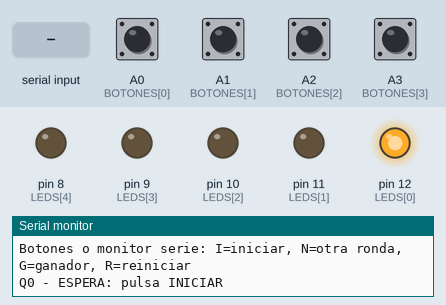
Simulated run of this sketch. Board: Arduino Uno, built with avr-gcc and run on an emulated ATmega328P. Parts: output pins drawn as LEDs (lit = HIGH), the last lines printed to the serial monitor. The test bench sets the inputs (shaded band); at power-on: A0 (BOTONES[0]), A1 (BOTONES[1]), A2 (BOTONES[2]), A3 (BOTONES[3]) HIGH.

Above: at 1.2 s.
1.3 s: A0 (BOTONES[0]) pulled LOW for 0.15 s
At 1.6 s:
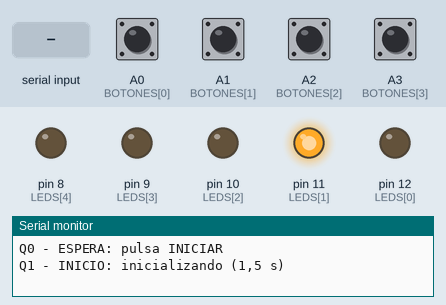
4.4 s: A3 (BOTONES[3]) pulled LOW for 0.15 s
At 5.2 s:
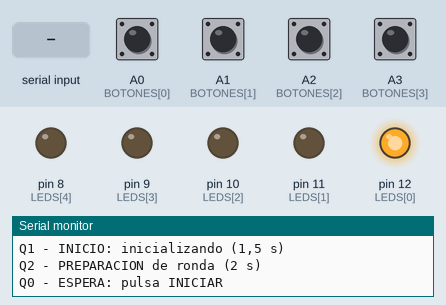
6.0 s: "i" received over Serial
At 8.7 s:
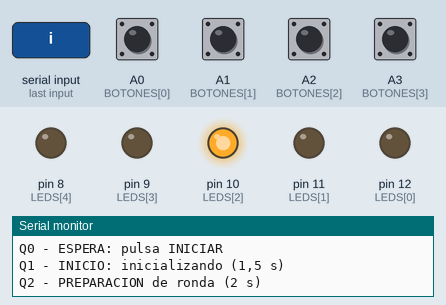
9.0 s: "r" received over Serial
At 10.1 s:
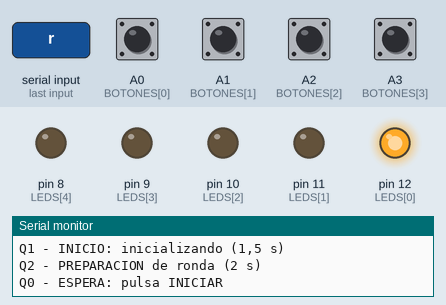
10.5 s: A0 (BOTONES[0]) pulled LOW for 1 s
At 14.28 s:
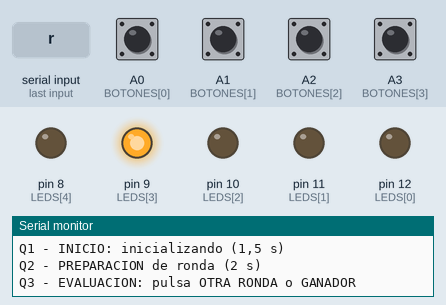
14.5 s: A2 (BOTONES[2]) pulled LOW for 0.15 s
At 15.3 s:
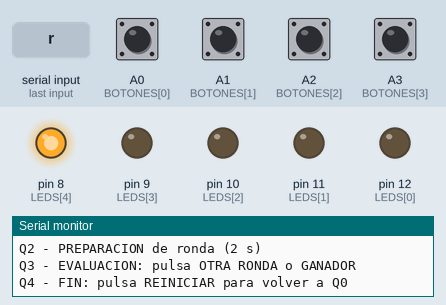
Timing chart, 0 to 17.1 s (numbered marks = the images above; inputs shaded):
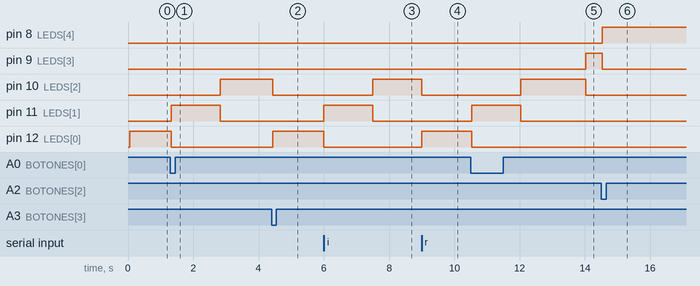

The sketch:

Controlador_Judge_Arduino.ino
```cpp
// Controlador de cinco fases: demostracion para jugador 1 vs jugador 2.
// Los botones representan eventos del juego; este montaje no calcula puntajes.
// LED Q0..Q4: pines 12, 11, 10, 9, 8, cada uno con resistencia de 1 kohm.
// Botones a GND: A0 inicio, A1 otra ronda, A2 ganador, A3 reinicio.

enum Estado { ESPERA, INICIO, PREPARACION, EVALUACION, FIN };
const byte LEDS[] = {12, 11, 10, 9, 8};
const byte BOTONES[] = {A0, A1, A2, A3};
const unsigned long TIEMPO_INICIO = 1500;
const unsigned long TIEMPO_PREPARACION = 2000;
const unsigned long ANTIRREBOTE = 30;

Estado estado = ESPERA;
unsigned long entradaEstado = 0;
bool lecturaAnterior[4] = {HIGH, HIGH, HIGH, HIGH};
bool estable[4] = {HIGH, HIGH, HIGH, HIGH};
unsigned long ultimoCambio[4] = {0, 0, 0, 0};

void mostrarEstado() {
  for (byte i = 0; i < 5; i++) digitalWrite(LEDS[i], i == estado ? HIGH : LOW);
  Serial.print("Q");
  Serial.print((int)estado);
  Serial.print(" - ");
  switch (estado) {
    case ESPERA: Serial.println("ESPERA: pulsa INICIAR"); break;
    case INICIO: Serial.println("INICIO: inicializando (1,5 s)"); break;
    case PREPARACION: Serial.println("PREPARACION de ronda (2 s)"); break;
    case EVALUACION: Serial.println("EVALUACION: pulsa OTRA RONDA o GANADOR"); break;
    case FIN: Serial.println("FIN: pulsa REINICIAR para volver a Q0"); break;
  }
}

void cambiarEstado(byte siguiente) {
  estado = (Estado)siguiente;
  entradaEstado = millis();
  mostrarEstado();
}

bool pulsado(byte i) {
  bool lectura = digitalRead(BOTONES[i]);
  if (lectura != lecturaAnterior[i]) ultimoCambio[i] = millis();
  lecturaAnterior[i] = lectura;
  if (millis() - ultimoCambio[i] >= ANTIRREBOTE && lectura != estable[i]) {
    estable[i] = lectura;
    return estable[i] == LOW;
  }
  return false;
}

void evento(char orden) {
  if (orden == 'r' || orden == 'R') {
    cambiarEstado(ESPERA);
  } else if ((orden == 'i' || orden == 'I') && estado == ESPERA) {
    cambiarEstado(INICIO);
  } else if (estado == EVALUACION) {
    // GANADOR representa ronda resuelta CON ganador (F=1, V=1).
    if (orden == 'g' || orden == 'G') cambiarEstado(FIN);
    // OTRA RONDA representa ronda resuelta SIN ganador (F=1, V=0).
    else if (orden == 'n' || orden == 'N') cambiarEstado(PREPARACION);
  }
}

void setup() {
  Serial.begin(9600);
  for (byte i = 0; i < 5; i++) pinMode(LEDS[i], OUTPUT);
  for (byte i = 0; i < 4; i++) pinMode(BOTONES[i], INPUT_PULLUP);
  Serial.println("JUDGE - CONTROLADOR DE CINCO FASES");
  Serial.println("Botones o monitor serie: I=iniciar, N=otra ronda, G=ganador, R=reiniciar");
  cambiarEstado(ESPERA); // Arranque definido: Q0 encendido sin tocar nada.
}

void loop() {
  bool inicio = pulsado(0);
  bool ronda = pulsado(1);
  bool ganador = pulsado(2);
  bool reinicio = pulsado(3);
  if (reinicio) evento('R'); // Reinicio tiene prioridad.
  else if (ganador) evento('G');
  else if (ronda) evento('N');
  else if (inicio) evento('I');

  while (Serial.available()) evento(Serial.read());

  unsigned long transcurrido = millis() - entradaEstado;
  if (estado == INICIO && transcurrido >= TIEMPO_INICIO) cambiarEstado(PREPARACION);
  else if (estado == PREPARACION && transcurrido >= TIEMPO_PREPARACION) cambiarEstado(EVALUACION);
}
```

Measured:
- after the input at 1.3 s, pin 10 (LEDS[2]): LOW → HIGH after 1.5 s; pin 11 (LEDS[1]): LOW → HIGH at once, → LOW 1.5 s later; pin 12 (LEDS[0]): HIGH → LOW at once
- after the input at 4.4 s, pin 9 (LEDS[3]): stays LOW (without the input it goes to HIGH after 0.43 s); pin 10 (LEDS[2]): HIGH → LOW after 0.03 s instead of 0.43 s; pin 12 (LEDS[0]): LOW → HIGH at once
- after the input at 6.0 s, pin 10 (LEDS[2]): LOW → HIGH after 1.5 s; pin 11 (LEDS[1]): LOW → HIGH at once, → LOW 1.5 s later; pin 12 (LEDS[0]): HIGH → LOW at once
- after the input at 9.0 s, pin 9 (LEDS[3]): stays LOW (without the input it goes to HIGH after 0.50 s); pin 10 (LEDS[2]): HIGH → LOW after 0.00 s instead of 0.50 s; pin 12 (LEDS[0]): LOW → HIGH at once
- after the input at 10.5 s, pin 9 (LEDS[3]): LOW → HIGH after 3.5 s; pin 10 (LEDS[2]): LOW → HIGH after 1.5 s, → LOW 2.0 s later; pin 11 (LEDS[1]): LOW → HIGH at once, → LOW 1.5 s later; pin 12 (LEDS[0]): HIGH → LOW at once
- after the input at 14.5 s, pin 8 (LEDS[4]): LOW → HIGH at once; pin 9 (LEDS[3]): HIGH → LOW at once
